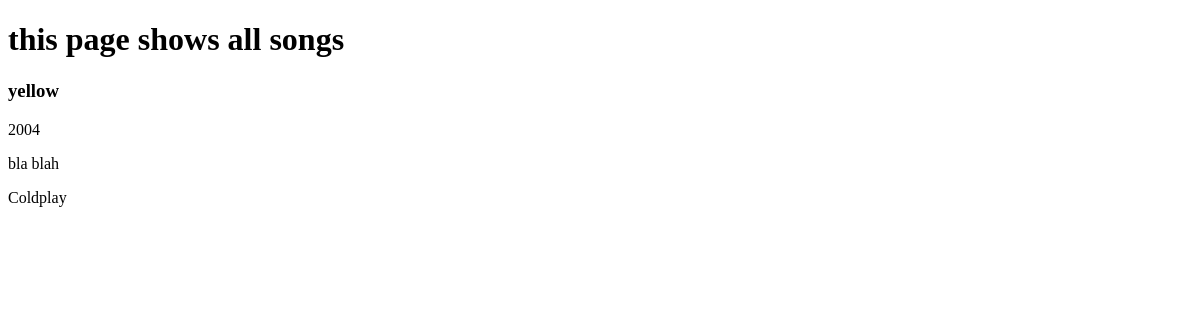
Page /songs on the earlier database version.
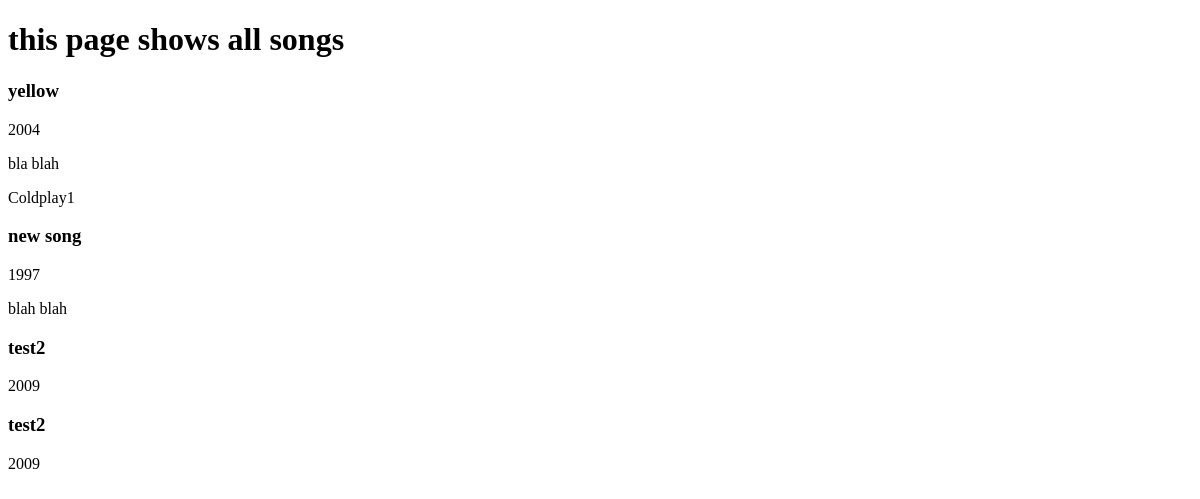
Same page on the later database version.
### songbase.py (models this page shows)
class Song(db.Model):
    __tablename__ = 'songs'
    id = db.Column(db.Integer, primary_key=True)
    name = db.Column(db.String(256))
    year = db.Column(db.Integer)
    lyrics = db.Column(db.Text)
    artist_id = db.Column(db.Integer, db.ForeignKey('artists.id'))

class Artist(db.Model):
    __tablename__ = 'artists'
    id = db.Column(db.Integer, primary_key=True)
    name = db.Column(db.String(64))
    about = db.Column(db.Text)
    songs = db.relationship('Song', backref='artist', cascade='delete')

### songbase.py (the view)
@app.route('/songs')
def show_all_songs():
    songs = Song.query.all()
    return render_template('song-all.html', songs=songs)

### templates/song-all.html (shortened to what this page needs)
{% extends "home-base.html" %}
{% block page_content %}
<h1>this page shows all songs</h1>
{% for song in songs %}
  <h3>{{song.name}}</h3>
  <p>{{song.year}}</p>
  <p>{{song.lyrics}}</p>
  <p>{{song.artist.name}}</p>
{% endfor %}
{% endblock %}

### templates/home-base.html (shortened to what this page needs)
<!DOCTYPE html>
<html>
  <head>
  </head>
  <body>
    {% block page_content %}
    {% endblock %}
  </body>
</html>

Differences in the rows shown:
changed through a linked row, Song "yellow": artist.name "Coldplay" → "Coldplay1"
added Song: name "new song", year "1997", lyrics "blah blah"
added Song: name "test2", year "2009"
added Song: name "test2", year "2009"
